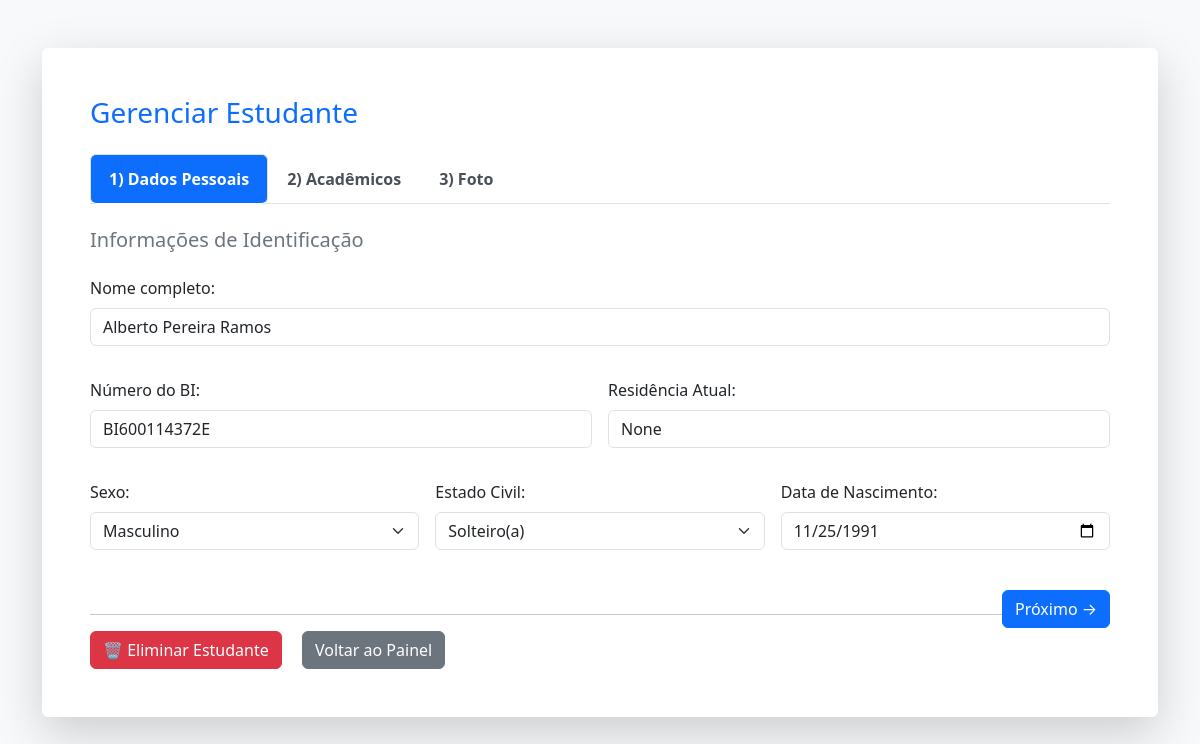
The page /estudante/24 (signed in) on the database its author committed.
### tables this page shows
CREATE TABLE estudantes (
            id INTEGER PRIMARY KEY AUTOINCREMENT,
            nome TEXT NOT NULL,
            data_nascimento TEXT,
            numero_bi TEXT UNIQUE,
            curso TEXT,
            periodo TEXT,
            ano_frequencia TEXT
        , sexo TEXT, numero_estudante TEXT, estado_civil TEXT, residencia_atual TEXT);

### app.py (the view, shortened to what this page needs)
@app.route('/estudante/<int:id>', methods=['GET', 'POST'])
def gerenciar_estudante(id):
    if 'usuario' not in session:
        return redirect(url_for('login'))
    conn = get_db_connection()
    estudante = conn.execute(
        'SELECT * FROM estudantes WHERE id = ?', (id,)).fetchone()
    if not estudante:
        conn.close()
        return "Estudante não encontrado."
    caminho_foto_antigo = os.path.join(
        'known_faces', f"{estudante['numero_bi']}.jpg")
    existe_foto = os.path.exists(caminho_foto_antigo)
    conn.close()
    caminho_foto_atualizado = os.path.join(
        'known_faces', f"{estudante['numero_bi']}.jpg")
    existe_foto = os.path.exists(caminho_foto_atualizado)
    return render_template('gerenciar_estudante.html', estudante=estudante, existe_foto=existe_foto, now=datetime.now().timestamp())

### app.py (called while the page is built)
def get_db_connection():
    conn = sqlite3.connect('database.db')
    conn.row_factory = sqlite3.Row
    return conn

### templates/gerenciar_estudante.html (shortened to what this page needs)
<!DOCTYPE html>
<html lang="pt">
<head>
  <link href="https://cdn.jsdelivr.net/npm/bootstrap@5.3.2/dist/css/bootstrap.min.css" rel="stylesheet">
  <link rel="stylesheet" href="https://cdn.jsdelivr.net/npm/bootstrap-icons@1.11.3/font/bootstrap-icons.min.css">
</head>
<body class="bg-light">
<div class="container mt-5 mb-5">
    <div class="card shadow-lg border-0">
        <div class="card-body p-md-5">
            <h3 class="mb-4 text-primary">Gerenciar Estudante</h3>
            <ul class="nav nav-tabs step-nav" id="formTabs" role="tablist">
              <li class="nav-item" role="presentation">
                <button class="nav-link active" id="tabDadosPessoais" data-bs-toggle="tab" data-bs-target="#dadosPessoais" type="button" role="tab" aria-selected="true">1) Dados Pessoais</button>
              </li>
              <li class="nav-item" role="presentation">
                <button class="nav-link" id="tabDadosAcademicos" data-bs-toggle="tab" data-bs-target="#dadosAcademicos" type="button" role="tab" aria-selected="false">2) Acadêmicos</button>
              </li>
              <li class="nav-item" role="presentation">
                <button class="nav-link" id="tabFotoEstudante" data-bs-toggle="tab" data-bs-target="#fotoEstudante" type="button" role="tab" aria-selected="false">3) Foto</button>
              </li>
            </ul>
            <form method="POST" enctype="multipart/form-data" id="formRegistro">
              <div class="tab-content pt-4">
                <div class="tab-pane fade show active" id="dadosPessoais" role="tabpanel">
                    <h5 class="mb-4 text-secondary">Informações de Identificação</h5>
                    <div class="row g-3">
                        <div class="col-md-12 mb-3">
                          <label class="form-label">Nome completo:</label>
                          <input type="text" name="nome" class="form-control" value="{{ estudante.nome }}" required>
                        </div>
                        <div class="col-md-6 mb-3">
                          <label class="form-label">Número do BI:</label>
                          <input type="text" name="numero_bi" class="form-control" value="{{ estudante.numero_bi }}" required>
                        </div>
                        <div class="col-md-6 mb-3">
                          <label class="form-label">Residência Atual:</label>
                          <input type="text" name="residencia_atual" class="form-control" value="{{ estudante.residencia_atual }}" required>
                        </div>
                        <div class="col-md-4 mb-3">
                            <label class="form-label">Sexo:</label>
                            <select name="sexo" class="form-select" required>
                                <option value="M" {% if estudante.sexo == 'M' %}selected{% endif %}>Masculino</option>
                            </select>
                        </div>
                        <div class="col-md-4 mb-3">
                            <label class="form-label">Estado Civil:</label>
                            <select name="estado_civil" class="form-select" required>
                                <option value="Solteiro" {% if estudante.estado_civil == 'Solteiro' %}selected{% endif %}>Solteiro(a)</option>
                            </select>
                        </div>
                        <div class="col-md-4 mb-3">
                            <label class="form-label">Data de Nascimento:</label>
                            <input type="date" name="data_nascimento" class="form-control" value="{{ estudante.data_nascimento }}">
                        </div>
                    </div>
                    <button type="button" class="btn btn-primary mt-4 float-end next-step" data-target="#dadosAcademicos">Próximo →</button>
                </div>
              </div>
            </form>
            <div class="mt-5">
              <hr>
              <form method="POST" id="formEliminar" class="d-inline-block me-3">
                <button type="button" class="btn btn-danger" id="btnEliminar">🗑️ Eliminar Estudante</button>
              </form>
              <a href="{{ url_for('dashboard') }}" class="btn btn-secondary">Voltar ao Painel</a>
            </div>
        </div>
    </div>
</div>
</body>
</html>

### templates/gerenciar_estudante.html (style rules this page uses)
body { background: #f5f7fa; }
.step-nav .nav-link { font-weight: 600; padding: 12px 18px; border-radius: 6px; color: #495057; transition: all 0.3s; }
.step-nav .nav-link.active { background: #0d6efd !important; color: #fff !important; }

### rows shown on the page
estudantes: nome "Alberto Pereira Ramos", numero_bi "BI600114372E", residencia_atual "None", sexo "Masculino", estado_civil "Solteiro(a)", data_nascimento "11/25/1991"
